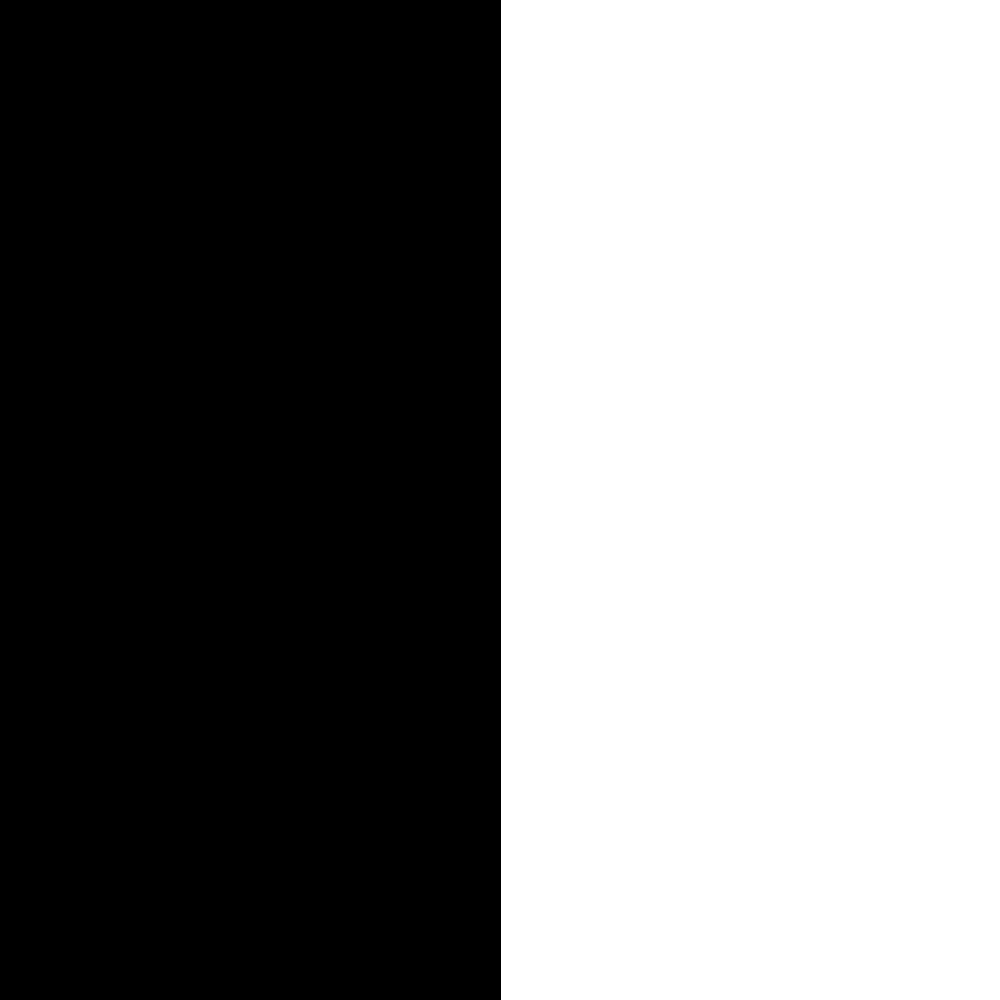
Frame 1 (no input)
Frame 60 (the mouse pressed at the canvas centre just before this capture): identical to frame 1, image omitted
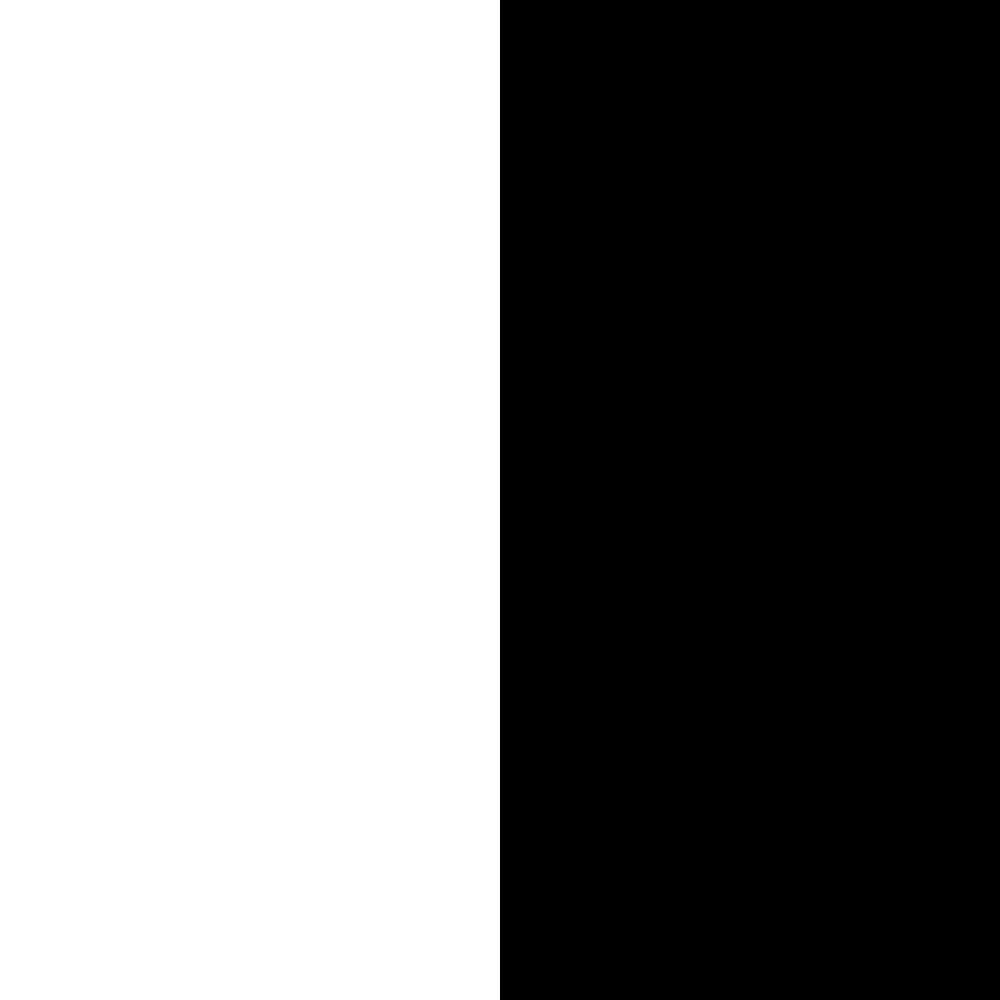
Frame 120 (the mouse held since frame 60 and released just before this capture)

The Processing sketch that drew these frames (run headless with seeded random() and noise(); from frame 60 on, the mouse is pressed at the canvas centre):

// Processing sketch: D4Left_Right_If_Challange
// ── D4Left_Right_If_Challange.pde
// thursday - if statement practice
// left right if example
// challange: can you make a program that detects when your mouse
// position is on the left side of the screen
// when it is, draw a black rectangle
// give them a few minutes to figure it out and if they can't walk them through it

void setup() {
  size(1000, 1000);
  fill(0);
}

void draw() {
  background(255); // draw a background to clear screen

  if ( mouseX < width/2) { // if the mouse is on the left side of the screen
    // draw a rectangle on that half of the screen
    rect(0, 0, width/2, height);
  } else { 
    // something new! This runs if the first if statement is not true
    // must be placed after an if statement!
    // if the mouse is not on the left of the screen
    //  we need to draw a rectangle on the right side
    rect(width/2, 0, width/2, height);
  }
}
